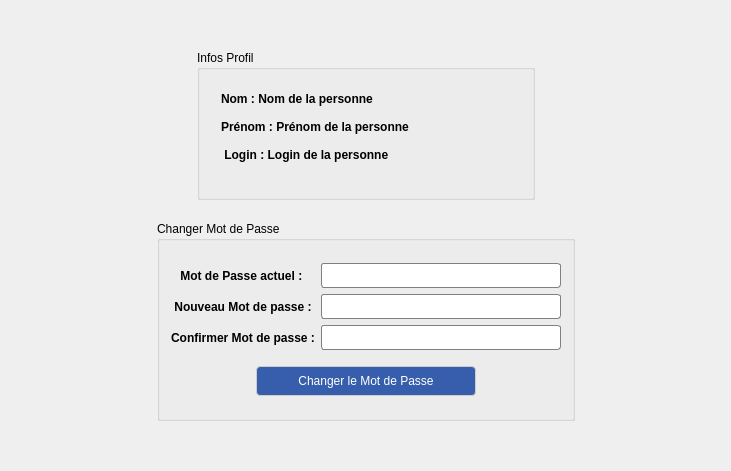
<?xml version="1.0" encoding="UTF-8"?>
<ui version="4.0">
 <class>FenetreMonProfil</class>
 <widget class="QWidget" name="FenetreMonProfil">
  <property name="geometry">
   <rect>
    <x>0</x>
    <y>0</y>
    <width>731</width>
    <height>471</height>
   </rect>
  </property>
  <property name="windowTitle">
   <string>FenetreMonProfil</string>
  </property>
  <property name="styleSheet">
   <string notr="true">QPushButton#boutonChangerMotDePasse{
	font: 75 14pt &quot;Tw Cen MT&quot;;
	border: 1px solid #ccc;
	border-radius: 4px;
	background-color: rgb(55, 94, 173);
	color: #fff;
}

QPushButton#boutonChangerMotDePasse:hover {
	background-color: rgb(47, 80, 147);
}

QMessageBox { 
	font-size: 15px;
 }

QLabel {
	font: 75 10pt &quot;MS Shell Dlg 2&quot;;
	font-weight: bold;
	text-align: center;
}

QLabel#labelCaracteristiquesAmphi{
	border: 2px solid #ccc;
	background-color: #fff;
	border-radius: 4px;
}

QLineEdit{
     border: 1px solid gray;
     border-radius: 3px;
     padding: 1px 18px 1px 3px;
     min-width: 6em;
 }</string>
  </property>
  <layout class="QGridLayout" name="gridLayout_3">
   <item row="0" column="1">
    <layout class="QVBoxLayout" name="verticalLayout_2">
     <item>
      <layout class="QHBoxLayout" name="horizontalLayout_3">
       <item>
        <spacer name="horizontalSpacer_3">
         <property name="orientation">
          <enum>Qt::Horizontal</enum>
         </property>
         <property name="sizeHint" stdset="0">
          <size>
           <width>40</width>
           <height>20</height>
          </size>
         </property>
        </spacer>
       </item>
       <item>
        <widget class="QGroupBox" name="groupBoxProfilMembreAdministration">
         <property name="maximumSize">
          <size>
           <width>16777215</width>
           <height>150</height>
          </size>
         </property>
         <property name="title">
          <string>Infos Profil</string>
         </property>
         <property name="flat">
          <bool>false</bool>
         </property>
         <property name="checkable">
          <bool>false</bool>
         </property>
         <property name="checked">
          <bool>false</bool>
         </property>
         <layout class="QGridLayout" name="gridLayout_2">
          <item row="0" column="0">
           <layout class="QHBoxLayout" name="horizontalLayout_2">
            <property name="leftMargin">
             <number>10</number>
            </property>
            <item>
             <widget class="QLabel" name="labelInfosProfil">
              <property name="minimumSize">
               <size>
                <width>300</width>
                <height>0</height>
               </size>
              </property>
              <property name="text">
               <string>Nom : Nom de la personne

Prénom : Prénom de la personne 

 Login : Login de la personne 
 </string>
              </property>
             </widget>
            </item>
           </layout>
          </item>
         </layout>
        </widget>
       </item>
       <item>
        <spacer name="horizontalSpacer_4">
         <property name="orientation">
          <enum>Qt::Horizontal</enum>
         </property>
         <property name="sizeHint" stdset="0">
          <size>
           <width>40</width>
           <height>20</height>
          </size>
         </property>
        </spacer>
       </item>
      </layout>
     </item>
     <item>
      <spacer name="verticalSpacer">
       <property name="orientation">
        <enum>Qt::Vertical</enum>
       </property>
       <property name="sizeType">
        <enum>QSizePolicy::Maximum</enum>
       </property>
       <property name="sizeHint" stdset="0">
        <size>
         <width>15</width>
         <height>15</height>
        </size>
       </property>
      </spacer>
     </item>
     <item>
      <widget class="QGroupBox" name="groupBoxChangerMotDePasse">
       <property name="minimumSize">
        <size>
         <width>400</width>
         <height>0</height>
        </size>
       </property>
       <property name="maximumSize">
        <size>
         <width>16777215</width>
         <height>200</height>
        </size>
       </property>
       <property name="title">
        <string>Changer Mot de Passe</string>
       </property>
       <layout class="QGridLayout" name="gridLayout">
        <item row="0" column="0">
         <layout class="QVBoxLayout" name="verticalLayout">
          <item>
           <layout class="QGridLayout" name="gridLayout_4">
            <item row="0" column="0">
             <widget class="QLabel" name="labelMotDePasseActuel">
              <property name="text">
               <string>Mot de Passe actuel : </string>
              </property>
              <property name="alignment">
               <set>Qt::AlignCenter</set>
              </property>
             </widget>
            </item>
            <item row="1" column="1">
             <widget class="QLineEdit" name="lineEditNouveauMotDePasse">
              <property name="minimumSize">
               <size>
                <width>101</width>
                <height>25</height>
               </size>
              </property>
              <property name="echoMode">
               <enum>QLineEdit::PasswordEchoOnEdit</enum>
              </property>
             </widget>
            </item>
            <item row="1" column="0">
             <widget class="QLabel" name="labelNouveauMotDePasse">
              <property name="text">
               <string>Nouveau Mot de passe :</string>
              </property>
              <property name="alignment">
               <set>Qt::AlignCenter</set>
              </property>
             </widget>
            </item>
            <item row="2" column="0">
             <widget class="QLabel" name="labelConfirmationMotDePasse">
              <property name="text">
               <string>Confirmer Mot de passe :</string>
              </property>
              <property name="alignment">
               <set>Qt::AlignCenter</set>
              </property>
             </widget>
            </item>
            <item row="2" column="1">
             <widget class="QLineEdit" name="lineEditConfirmationMotDePasse">
              <property name="minimumSize">
               <size>
                <width>101</width>
                <height>25</height>
               </size>
              </property>
              <property name="echoMode">
               <enum>QLineEdit::PasswordEchoOnEdit</enum>
              </property>
             </widget>
            </item>
            <item row="0" column="1">
             <widget class="QLineEdit" name="lineEditMotDePasseActuel">
              <property name="minimumSize">
               <size>
                <width>101</width>
                <height>25</height>
               </size>
              </property>
              <property name="echoMode">
               <enum>QLineEdit::PasswordEchoOnEdit</enum>
              </property>
             </widget>
            </item>
           </layout>
          </item>
          <item>
           <spacer name="verticalSpacer_2">
            <property name="orientation">
             <enum>Qt::Vertical</enum>
            </property>
            <property name="sizeType">
             <enum>QSizePolicy::Maximum</enum>
            </property>
            <property name="sizeHint" stdset="0">
             <size>
              <width>20</width>
              <height>10</height>
             </size>
            </property>
           </spacer>
          </item>
          <item>
           <layout class="QHBoxLayout" name="horizontalLayout">
            <item>
             <spacer name="horizontalSpacer">
              <property name="orientation">
               <enum>Qt::Horizontal</enum>
              </property>
              <property name="sizeType">
               <enum>QSizePolicy::MinimumExpanding</enum>
              </property>
              <property name="sizeHint" stdset="0">
               <size>
                <width>50</width>
                <height>20</height>
               </size>
              </property>
             </spacer>
            </item>
            <item>
             <widget class="QPushButton" name="boutonChangerMotDePasse">
              <property name="minimumSize">
               <size>
                <width>220</width>
                <height>30</height>
               </size>
              </property>
              <property name="text">
               <string>Changer le Mot de Passe</string>
              </property>
             </widget>
            </item>
            <item>
             <spacer name="horizontalSpacer_2">
              <property name="orientation">
               <enum>Qt::Horizontal</enum>
              </property>
              <property name="sizeType">
               <enum>QSizePolicy::MinimumExpanding</enum>
              </property>
              <property name="sizeHint" stdset="0">
               <size>
                <width>50</width>
                <height>20</height>
               </size>
              </property>
             </spacer>
            </item>
           </layout>
          </item>
         </layout>
        </item>
       </layout>
      </widget>
     </item>
    </layout>
   </item>
   <item row="0" column="0">
    <spacer name="horizontalSpacer_5">
     <property name="orientation">
      <enum>Qt::Horizontal</enum>
     </property>
     <property name="sizeHint" stdset="0">
      <size>
       <width>40</width>
       <height>20</height>
      </size>
     </property>
    </spacer>
   </item>
   <item row="0" column="2">
    <spacer name="horizontalSpacer_6">
     <property name="orientation">
      <enum>Qt::Horizontal</enum>
     </property>
     <property name="sizeHint" stdset="0">
      <size>
       <width>40</width>
       <height>20</height>
      </size>
     </property>
    </spacer>
   </item>
  </layout>
 </widget>
 <layoutdefault spacing="6" margin="11"/>
 <resources/>
 <connections/>
</ui>
